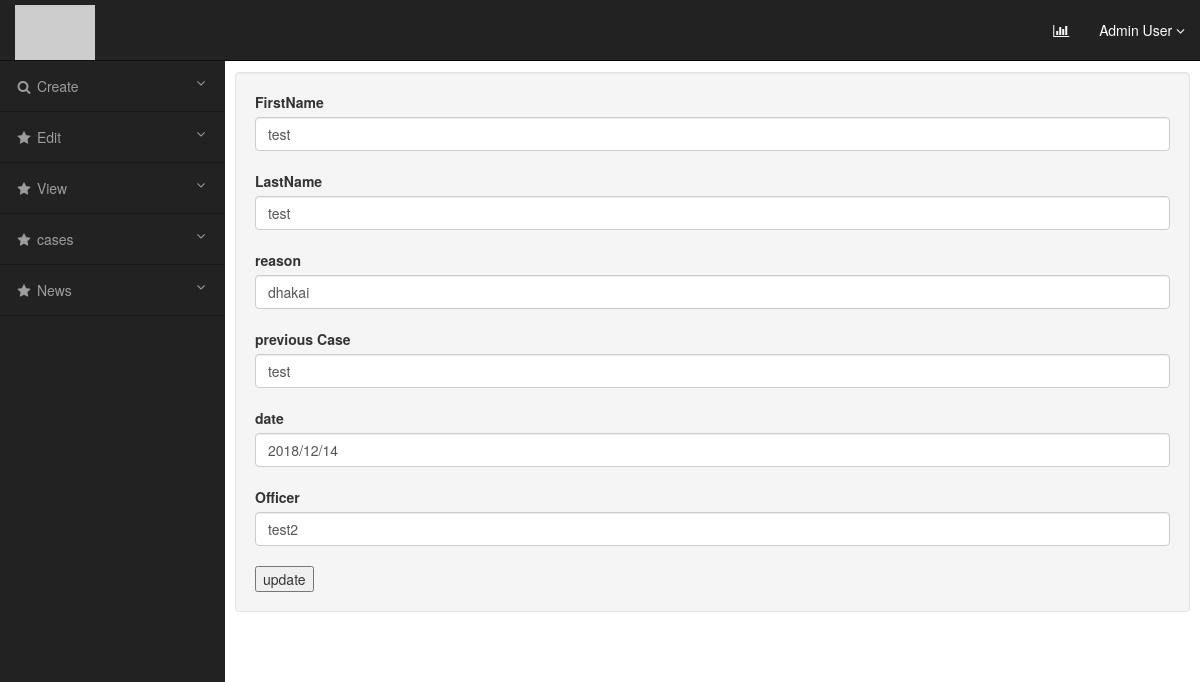
Screenshot of /admin/edit_jail1.php?value=test with the database file from the repository.
### tables this page shows
CREATE TABLE `jail` (
  `fname` varchar(255) NOT NULL,
  `lname` varchar(255) NOT NULL,
  `reason` varchar(255) NOT NULL,
  `previous_case` varchar(255) NOT NULL,
  `date` varchar(255) NOT NULL,
  `pic` blob NOT NULL,
  `officer` varchar(244) NOT NULL
);

### admin/edit_jail1.php (the view, shortened to what this page needs)
<!DOCTYPE html>
<html lang="en">
<head>
  <link rel="stylesheet" href="https://maxcdn.bootstrapcdn.com/bootstrap/3.3.7/css/bootstrap.min.css">
</head>
<body>
<div id="wrapper">
    <nav class="navbar navbar-inverse navbar-fixed-top" role="navigation">
        <div class="navbar-header">
            <a class="navbar-brand" href="http://cijulenlinea.ucr.ac.cr/dev-users/">
                <img src="http://placehold.it/200x50&text=LOGO" alt="LOGO"">
            </a>
        </div>
        <ul class="nav navbar-right top-nav">
            <li><a href="#" data-placement="bottom" data-toggle="tooltip" href="#" data-original-title="Stats"><i class="fa fa-bar-chart-o"></i>
                </a>
            </li>
            <li class="dropdown">
                <a href="#" class="dropdown-toggle" data-toggle="dropdown">Admin User <b class="fa fa-angle-down"></b></a>
            </li>
        </ul>
        <div class="collapse navbar-collapse navbar-ex1-collapse">
        <ul class="nav navbar-nav side-nav">
                <li>
                    <a href="#" data-toggle="collapse" data-target="#submenu-1"><i class="fa fa-fw fa-search"></i> Create <i class="fa fa-fw fa-angle-down pull-right"></i></a>
                </li>
                <li>
                    <a href="#" data-toggle="collapse" data-target="#submenu-2"><i class="fa fa-fw fa-star"></i>  Edit <i class="fa fa-fw fa-angle-down pull-right"></i></a>
                </li>
                <li>
                    <a href="#" data-toggle="collapse" data-target="#submenu-3"><i class="fa fa-fw fa-star"></i>  View <i class="fa fa-fw fa-angle-down pull-right"></i></a>
                </li>
                 <li>
                    <a href="#" data-toggle="collapse" data-target="#submenu-4"><i class="fa fa-fw fa-star"></i>  cases <i class="fa fa-fw fa-angle-down pull-right"></i></a>
                </li>
                <li>
                    <a href="#" data-toggle="collapse" data-target="#submenu-5"><i class="fa fa-fw fa-star"></i>  News <i class="fa fa-fw fa-angle-down pull-right"></i></a>
                </li>
            </ul>
        </div>
    </nav>
<?php
include 'mysql.php';
$fname = $_GET['value'];
$sql = "select * from jail where fname = '$fname'";
$query = mysqli_query($con,$sql);
while($result = mysqli_fetch_array($query)){
$lname = $result['lname'];
$reason = $result['reason'];
$prv = $result['previous_case'];
$date = $result['date'];
$officer = $result['officer'];
?>
    <div id="page-wrapper">
        <div class="container-fluid">
            <div class="row" id="main" >
                <div class="col-sm-12 col-md-12 well" id="content">
                  <form action="" method = "POST">
                  <label for="">FirstName</label>
                  <input type="text" class = "form-control" name = "fname" value = "<?php echo $fname; ?>"><br>
                  <label for="">LastName</label>
                  <input type="text" class = "form-control" name = "lname" value = "<?php echo $lname; ?>"><br>
                  <label for="">reason</label>
                  <input type="text" class = "form-control" name = "reason" value = "<?php echo $reason; ?>"><br>
                  <label for="">previous Case</label>
                  <input type="text" class = "form-control" name = "prev" value = "<?php echo $prv; ?>"><br>
                  <label for="">date</label>
                  <input type="text" class = "form-control" name = "date" value = "<?php echo $date; ?>"><br>
                  <label for="">Officer</label>
                  <input type="text" class = "form-control" name = "officer" value = "<?php echo $officer; ?>"><br>
                  <input type="submit" name = "submit" value = "update">
                  </form>
                </div>
            </div>
        </div>
    </div>
</div>
</body>
</html>
<?php
}
?>

### admin/edit_jail1.php (style rules this page uses)
@media (min-width:768px) { body { margin-top: 50px; } }
#wrapper { padding-left: 0; }
#page-wrapper { width: 100%; padding: 0; background-color: #fff; }
@media (min-width:768px) { #wrapper { padding-left: 225px; } }
@media (min-width:768px) { #page-wrapper { padding: 22px 10px; } }
.top-nav { padding: 0 15px; }
.top-nav>li { display: inline-block; float: left; }
.top-nav>li>a { padding-top: 20px; padding-bottom: 20px; line-height: 20px; color: #fff; }
@media (min-width:768px) { .side-nav { position: fixed; top: 60px; left: 225px; width: 225px; margin-left: -225px; border: none; border-radius: 0; border-top: 1px rgba(0,0,0,.5) solid; overflow-y: auto; background-color: #222; bottom: 0; overflow-x: hidden; padding-bottom: 40px; } }
@media (min-width:768px) { .side-nav>li>a { width: 225px; border-bottom: 1px rgba(0,0,0,.3) solid; } }
.navbar-brand { padding: 5px 15px; }

### rows the page displays
jail: lname "test", reason "dhakai", prev "test", date "2018/12/14", officer "test2"
